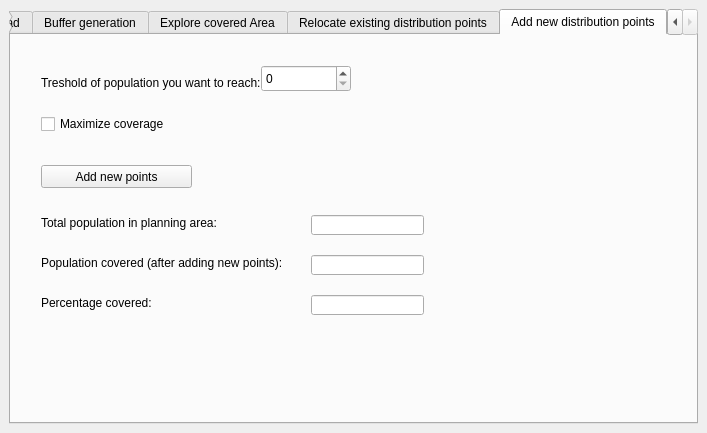
<?xml version="1.0" encoding="UTF-8"?>
<ui version="4.0">
 <class>FdpCoverageToolDockWidgetBase</class>
 <widget class="QDockWidget" name="FdpCoverageToolDockWidgetBase">
  <property name="geometry">
   <rect>
    <x>0</x>
    <y>0</y>
    <width>707</width>
    <height>433</height>
   </rect>
  </property>
  <property name="windowTitle">
   <string>FDP Coverage</string>
  </property>
  <widget class="QWidget" name="dockWidgetContents">
   <layout class="QGridLayout" name="gridLayout">
    <item row="3" column="0">
     <layout class="QVBoxLayout" name="verticalLayout">
      <item>
       <widget class="QTabWidget" name="tabUncovered">
        <property name="currentIndex">
         <number>4</number>
        </property>
        <widget class="QWidget" name="Daten">
         <attribute name="title">
          <string>Data upload</string>
         </attribute>
         <widget class="QPushButton" name="btnBrowseFdp">
          <property name="geometry">
           <rect>
            <x>190</x>
            <y>100</y>
            <width>75</width>
            <height>23</height>
           </rect>
          </property>
          <property name="text">
           <string>Browse</string>
          </property>
         </widget>
         <widget class="QPushButton" name="btnBrowseWorldpop">
          <property name="geometry">
           <rect>
            <x>190</x>
            <y>170</y>
            <width>75</width>
            <height>23</height>
           </rect>
          </property>
          <property name="text">
           <string>Browse</string>
          </property>
         </widget>
         <widget class="QPushButton" name="btnBrowseBoundary">
          <property name="geometry">
           <rect>
            <x>190</x>
            <y>250</y>
            <width>75</width>
            <height>23</height>
           </rect>
          </property>
          <property name="text">
           <string>Browse</string>
          </property>
         </widget>
         <widget class="QPushButton" name="btnLoadLayers">
          <property name="geometry">
           <rect>
            <x>190</x>
            <y>300</y>
            <width>131</width>
            <height>31</height>
           </rect>
          </property>
          <property name="font">
           <font>
            <pointsize>10</pointsize>
            <weight>75</weight>
            <bold>true</bold>
           </font>
          </property>
          <property name="text">
           <string>Load all Layers</string>
          </property>
         </widget>
         <widget class="QLineEdit" name="leFdpCsv">
          <property name="geometry">
           <rect>
            <x>10</x>
            <y>100</y>
            <width>141</width>
            <height>20</height>
           </rect>
          </property>
          <property name="text">
           <string>Upload FDP GPS Datei</string>
          </property>
         </widget>
         <widget class="QLineEdit" name="leWorldpop">
          <property name="geometry">
           <rect>
            <x>10</x>
            <y>170</y>
            <width>141</width>
            <height>20</height>
           </rect>
          </property>
          <property name="text">
           <string>Upload population data</string>
          </property>
         </widget>
         <widget class="QLineEdit" name="leBoundary">
          <property name="geometry">
           <rect>
            <x>10</x>
            <y>250</y>
            <width>141</width>
            <height>20</height>
           </rect>
          </property>
          <property name="text">
           <string>Upload boundary data</string>
          </property>
         </widget>
         <widget class="QLabel" name="label">
          <property name="geometry">
           <rect>
            <x>10</x>
            <y>20</y>
            <width>631</width>
            <height>16</height>
           </rect>
          </property>
          <property name="text">
           <string>Note: please insert a base map (e.g. OpenStreet Map) first before uploading other data. It makes the analytical process easier.</string>
          </property>
         </widget>
         <widget class="QLabel" name="label_7">
          <property name="geometry">
           <rect>
            <x>10</x>
            <y>80</y>
            <width>711</width>
            <height>16</height>
           </rect>
          </property>
          <property name="text">
           <string>Upload a CSV with your existing Final Distribution Points (FDP's) - make sure to have a collumn with GPS tags named latitude and longitude.</string>
          </property>
         </widget>
         <widget class="QLabel" name="label_8">
          <property name="geometry">
           <rect>
            <x>10</x>
            <y>140</y>
            <width>711</width>
            <height>16</height>
           </rect>
          </property>
          <property name="text">
           <string>Upload the WorldPop file for your country / planning area in CSV Format. DON'T change the naming of the collumns.</string>
          </property>
         </widget>
         <widget class="QLabel" name="label_9">
          <property name="geometry">
           <rect>
            <x>10</x>
            <y>220</y>
            <width>711</width>
            <height>16</height>
           </rect>
          </property>
          <property name="text">
           <string>Upload a Shape File (.shp) with boundary data from your planning area / country.</string>
          </property>
         </widget>
         <widget class="QLabel" name="label_10">
          <property name="geometry">
           <rect>
            <x>10</x>
            <y>40</y>
            <width>691</width>
            <height>16</height>
           </rect>
          </property>
          <property name="text">
           <string>__________________________________________________________________________________________________________________________</string>
          </property>
         </widget>
        </widget>
        <widget class="QWidget" name="Buffer">
         <attribute name="title">
          <string>Buffer generation</string>
         </attribute>
         <widget class="QLabel" name="label_2">
          <property name="geometry">
           <rect>
            <x>10</x>
            <y>90</y>
            <width>101</width>
            <height>16</height>
           </rect>
          </property>
          <property name="text">
           <string>Buffer size in km:</string>
          </property>
         </widget>
         <widget class="QgsSpinBox" name="sbBufferDistance">
          <property name="geometry">
           <rect>
            <x>110</x>
            <y>80</y>
            <width>90</width>
            <height>27</height>
           </rect>
          </property>
          <property name="minimum">
           <number>1</number>
          </property>
          <property name="maximum">
           <number>50</number>
          </property>
          <property name="value">
           <number>5</number>
          </property>
         </widget>
         <widget class="QPushButton" name="btnCreateBuffer">
          <property name="geometry">
           <rect>
            <x>10</x>
            <y>130</y>
            <width>221</width>
            <height>23</height>
           </rect>
          </property>
          <property name="text">
           <string>Create buffer around uploaded points</string>
          </property>
         </widget>
         <widget class="QLabel" name="label_11">
          <property name="geometry">
           <rect>
            <x>10</x>
            <y>30</y>
            <width>631</width>
            <height>16</height>
           </rect>
          </property>
          <property name="text">
           <string>The buffer will serve as a proxy for the maximal distance a beneficiary is required to travel to reach your distribution point. </string>
          </property>
         </widget>
        </widget>
        <widget class="QWidget" name="tab">
         <attribute name="title">
          <string>Explore covered Area</string>
         </attribute>
         <widget class="QPushButton" name="btnAnalyzeUncovered">
          <property name="geometry">
           <rect>
            <x>20</x>
            <y>60</y>
            <width>211</width>
            <height>23</height>
           </rect>
          </property>
          <property name="text">
           <string>Run analysis for this planning area</string>
          </property>
         </widget>
         <widget class="QLabel" name="label_3">
          <property name="geometry">
           <rect>
            <x>20</x>
            <y>110</y>
            <width>181</width>
            <height>16</height>
           </rect>
          </property>
          <property name="text">
           <string>Total population in planning area:</string>
          </property>
         </widget>
         <widget class="QLineEdit" name="leTotalPop">
          <property name="geometry">
           <rect>
            <x>290</x>
            <y>110</y>
            <width>113</width>
            <height>20</height>
           </rect>
          </property>
          <property name="readOnly">
           <bool>true</bool>
          </property>
         </widget>
         <widget class="QLabel" name="lblUncoveredPop">
          <property name="geometry">
           <rect>
            <x>20</x>
            <y>150</y>
            <width>241</width>
            <height>16</height>
           </rect>
          </property>
          <property name="text">
           <string>Population covered:</string>
          </property>
         </widget>
         <widget class="QLineEdit" name="leCoveredPop">
          <property name="geometry">
           <rect>
            <x>290</x>
            <y>150</y>
            <width>113</width>
            <height>20</height>
           </rect>
          </property>
          <property name="readOnly">
           <bool>true</bool>
          </property>
         </widget>
         <widget class="QLabel" name="lblPercentageUncovered">
          <property name="geometry">
           <rect>
            <x>20</x>
            <y>190</y>
            <width>201</width>
            <height>16</height>
           </rect>
          </property>
          <property name="text">
           <string>Percentage covered:</string>
          </property>
         </widget>
         <widget class="QLineEdit" name="lblPercentageValue">
          <property name="geometry">
           <rect>
            <x>290</x>
            <y>190</y>
            <width>113</width>
            <height>20</height>
           </rect>
          </property>
          <property name="font">
           <font>
            <pointsize>16</pointsize>
            <weight>75</weight>
            <bold>true</bold>
           </font>
          </property>
          <property name="readOnly">
           <bool>true</bool>
          </property>
         </widget>
         <widget class="QPushButton" name="btnCreateHeatmap">
          <property name="geometry">
           <rect>
            <x>20</x>
            <y>280</y>
            <width>201</width>
            <height>23</height>
           </rect>
          </property>
          <property name="text">
           <string>Show me population hotspots</string>
          </property>
         </widget>
         <widget class="QLabel" name="label_12">
          <property name="geometry">
           <rect>
            <x>20</x>
            <y>30</y>
            <width>631</width>
            <height>16</height>
           </rect>
          </property>
          <property name="text">
           <string>Based on the buffers around your FDP's, we can now analyse the coverage rate for current FDP points in your plannung area:</string>
          </property>
         </widget>
         <widget class="QLabel" name="label_13">
          <property name="geometry">
           <rect>
            <x>20</x>
            <y>250</y>
            <width>721</width>
            <height>16</height>
           </rect>
          </property>
          <property name="text">
           <string/>
          </property>
         </widget>
         <widget class="QTextBrowser" name="textBrowser">
          <property name="geometry">
           <rect>
            <x>250</x>
            <y>250</y>
            <width>311</width>
            <height>81</height>
           </rect>
          </property>
          <property name="html">
           <string>&lt;!DOCTYPE HTML PUBLIC &quot;-//W3C//DTD HTML 4.0//EN&quot; &quot;http://www.w3.org/TR/REC-html40/strict.dtd&quot;&gt;
&lt;html&gt;&lt;head&gt;&lt;meta name=&quot;qrichtext&quot; content=&quot;1&quot; /&gt;&lt;style type=&quot;text/css&quot;&gt;
p, li { white-space: pre-wrap; }
&lt;/style&gt;&lt;/head&gt;&lt;body style=&quot; font-family:'MS Shell Dlg 2'; font-size:8pt; font-weight:400; font-style:normal;&quot;&gt;
&lt;p style=&quot;-qt-paragraph-type:empty; margin-top:0px; margin-bottom:0px; margin-left:0px; margin-right:0px; -qt-block-indent:0; text-indent:0px;&quot;&gt;&lt;br /&gt;&lt;/p&gt;
&lt;p style=&quot; margin-top:0px; margin-bottom:0px; margin-left:0px; margin-right:0px; -qt-block-indent:0; text-indent:0px;&quot;&gt;This button allows you to add a population density analysis to your layers. Is shows the 5% and 10% highest percentile of population in your planning area&lt;/p&gt;&lt;/body&gt;&lt;/html&gt;</string>
          </property>
         </widget>
        </widget>
        <widget class="QWidget" name="tab_2">
         <attribute name="title">
          <string>Relocate existing distribution points</string>
         </attribute>
         <widget class="QPushButton" name="btnOptimizePoints">
          <property name="geometry">
           <rect>
            <x>20</x>
            <y>70</y>
            <width>151</width>
            <height>23</height>
           </rect>
          </property>
          <property name="text">
           <string>Optimize points </string>
          </property>
         </widget>
         <widget class="QLabel" name="lblUncoveredPop_2">
          <property name="geometry">
           <rect>
            <x>20</x>
            <y>170</y>
            <width>241</width>
            <height>16</height>
           </rect>
          </property>
          <property name="text">
           <string>Population covered (beyond your buffer):</string>
          </property>
         </widget>
         <widget class="QLineEdit" name="leCoveredPop_opt">
          <property name="geometry">
           <rect>
            <x>290</x>
            <y>170</y>
            <width>113</width>
            <height>20</height>
           </rect>
          </property>
          <property name="readOnly">
           <bool>true</bool>
          </property>
         </widget>
         <widget class="QLabel" name="label_4">
          <property name="geometry">
           <rect>
            <x>20</x>
            <y>130</y>
            <width>181</width>
            <height>16</height>
           </rect>
          </property>
          <property name="text">
           <string>Total population in planning area:</string>
          </property>
         </widget>
         <widget class="QLineEdit" name="lblPercentageValue_opt">
          <property name="geometry">
           <rect>
            <x>290</x>
            <y>210</y>
            <width>113</width>
            <height>20</height>
           </rect>
          </property>
          <property name="font">
           <font>
            <pointsize>16</pointsize>
            <weight>75</weight>
            <bold>true</bold>
           </font>
          </property>
          <property name="readOnly">
           <bool>true</bool>
          </property>
         </widget>
         <widget class="QLabel" name="lblPercentageUncovered_2">
          <property name="geometry">
           <rect>
            <x>20</x>
            <y>210</y>
            <width>201</width>
            <height>16</height>
           </rect>
          </property>
          <property name="text">
           <string>Percentage covered:</string>
          </property>
         </widget>
         <widget class="QLineEdit" name="leTotalPop_2">
          <property name="geometry">
           <rect>
            <x>290</x>
            <y>130</y>
            <width>113</width>
            <height>20</height>
           </rect>
          </property>
          <property name="readOnly">
           <bool>true</bool>
          </property>
         </widget>
         <widget class="QLabel" name="label_14">
          <property name="geometry">
           <rect>
            <x>10</x>
            <y>30</y>
            <width>721</width>
            <height>16</height>
           </rect>
          </property>
          <property name="text">
           <string>The following button deploys a greedy algorithm to your analysis and relocates some of the distribution points to get a higher coverage.</string>
          </property>
         </widget>
         <widget class="QTextBrowser" name="textBrowser_2">
          <property name="geometry">
           <rect>
            <x>460</x>
            <y>110</y>
            <width>201</width>
            <height>161</height>
           </rect>
          </property>
          <property name="html">
           <string>&lt;!DOCTYPE HTML PUBLIC &quot;-//W3C//DTD HTML 4.0//EN&quot; &quot;http://www.w3.org/TR/REC-html40/strict.dtd&quot;&gt;
&lt;html&gt;&lt;head&gt;&lt;meta name=&quot;qrichtext&quot; content=&quot;1&quot; /&gt;&lt;style type=&quot;text/css&quot;&gt;
p, li { white-space: pre-wrap; }
&lt;/style&gt;&lt;/head&gt;&lt;body style=&quot; font-family:'MS Shell Dlg 2'; font-size:8pt; font-weight:400; font-style:normal;&quot;&gt;
&lt;p style=&quot; margin-top:0px; margin-bottom:0px; margin-left:0px; margin-right:0px; -qt-block-indent:0; text-indent:0px;&quot;&gt;&lt;span style=&quot; font-weight:600;&quot;&gt;Important:&lt;/span&gt;&lt;/p&gt;
&lt;p style=&quot;-qt-paragraph-type:empty; margin-top:0px; margin-bottom:0px; margin-left:0px; margin-right:0px; -qt-block-indent:0; text-indent:0px; font-weight:600;&quot;&gt;&lt;br /&gt;&lt;/p&gt;
&lt;p style=&quot; margin-top:0px; margin-bottom:0px; margin-left:0px; margin-right:0px; -qt-block-indent:0; text-indent:0px;&quot;&gt;&lt;span style=&quot; font-weight:600;&quot;&gt;- &lt;/span&gt;New points always need to be checked on the ground.&lt;/p&gt;
&lt;p style=&quot; margin-top:0px; margin-bottom:0px; margin-left:0px; margin-right:0px; -qt-block-indent:0; text-indent:0px;&quot;&gt;...&lt;/p&gt;
&lt;p style=&quot; margin-top:0px; margin-bottom:0px; margin-left:0px; margin-right:0px; -qt-block-indent:0; text-indent:0px;&quot;&gt;-...&lt;/p&gt;
&lt;p style=&quot;-qt-paragraph-type:empty; margin-top:0px; margin-bottom:0px; margin-left:0px; margin-right:0px; -qt-block-indent:0; text-indent:0px; font-weight:600;&quot;&gt;&lt;br /&gt;&lt;/p&gt;
&lt;p style=&quot;-qt-paragraph-type:empty; margin-top:0px; margin-bottom:0px; margin-left:0px; margin-right:0px; -qt-block-indent:0; text-indent:0px;&quot;&gt;&lt;br /&gt;&lt;/p&gt;&lt;/body&gt;&lt;/html&gt;</string>
          </property>
         </widget>
        </widget>
        <widget class="QWidget" name="tab_3">
         <attribute name="title">
          <string>Add new distribution points</string>
         </attribute>
         <widget class="QPushButton" name="btnAddNewPoints">
          <property name="geometry">
           <rect>
            <x>30</x>
            <y>130</y>
            <width>151</width>
            <height>23</height>
           </rect>
          </property>
          <property name="text">
           <string>Add new points</string>
          </property>
         </widget>
         <widget class="QLineEdit" name="lblPercentageValue_add">
          <property name="geometry">
           <rect>
            <x>300</x>
            <y>260</y>
            <width>113</width>
            <height>20</height>
           </rect>
          </property>
          <property name="font">
           <font>
            <pointsize>16</pointsize>
            <weight>75</weight>
            <bold>true</bold>
           </font>
          </property>
          <property name="readOnly">
           <bool>true</bool>
          </property>
         </widget>
         <widget class="QLabel" name="leCoveredPop_add_2">
          <property name="geometry">
           <rect>
            <x>30</x>
            <y>220</y>
            <width>241</width>
            <height>16</height>
           </rect>
          </property>
          <property name="text">
           <string>Population covered (after adding new points):</string>
          </property>
         </widget>
         <widget class="QLabel" name="label_5">
          <property name="geometry">
           <rect>
            <x>30</x>
            <y>180</y>
            <width>181</width>
            <height>16</height>
           </rect>
          </property>
          <property name="text">
           <string>Total population in planning area:</string>
          </property>
         </widget>
         <widget class="QLabel" name="lblPercentageUncovered_3">
          <property name="geometry">
           <rect>
            <x>30</x>
            <y>260</y>
            <width>201</width>
            <height>16</height>
           </rect>
          </property>
          <property name="text">
           <string>Percentage covered:</string>
          </property>
         </widget>
         <widget class="QLineEdit" name="leCoveredPop_add">
          <property name="geometry">
           <rect>
            <x>300</x>
            <y>220</y>
            <width>113</width>
            <height>20</height>
           </rect>
          </property>
          <property name="readOnly">
           <bool>true</bool>
          </property>
         </widget>
         <widget class="QLineEdit" name="leTotalPop_3">
          <property name="geometry">
           <rect>
            <x>300</x>
            <y>180</y>
            <width>113</width>
            <height>20</height>
           </rect>
          </property>
          <property name="readOnly">
           <bool>true</bool>
          </property>
         </widget>
         <widget class="QLabel" name="label_6">
          <property name="geometry">
           <rect>
            <x>30</x>
            <y>40</y>
            <width>221</width>
            <height>16</height>
           </rect>
          </property>
          <property name="text">
           <string>Treshold of population you want to reach: </string>
          </property>
         </widget>
         <widget class="QgsSpinBox" name="sbTreshold">
          <property name="geometry">
           <rect>
            <x>250</x>
            <y>30</y>
            <width>90</width>
            <height>27</height>
           </rect>
          </property>
         </widget>
         <widget class="QCheckBox" name="wenn">
          <property name="geometry">
           <rect>
            <x>30</x>
            <y>80</y>
            <width>151</width>
            <height>18</height>
           </rect>
          </property>
          <property name="text">
           <string>Maximize coverage</string>
          </property>
         </widget>
        </widget>
       </widget>
      </item>
     </layout>
    </item>
   </layout>
  </widget>
 </widget>
 <customwidgets>
  <customwidget>
   <class>QgsSpinBox</class>
   <extends>QSpinBox</extends>
   <header>qgsspinbox.h</header>
  </customwidget>
 </customwidgets>
 <resources/>
 <connections/>
</ui>
